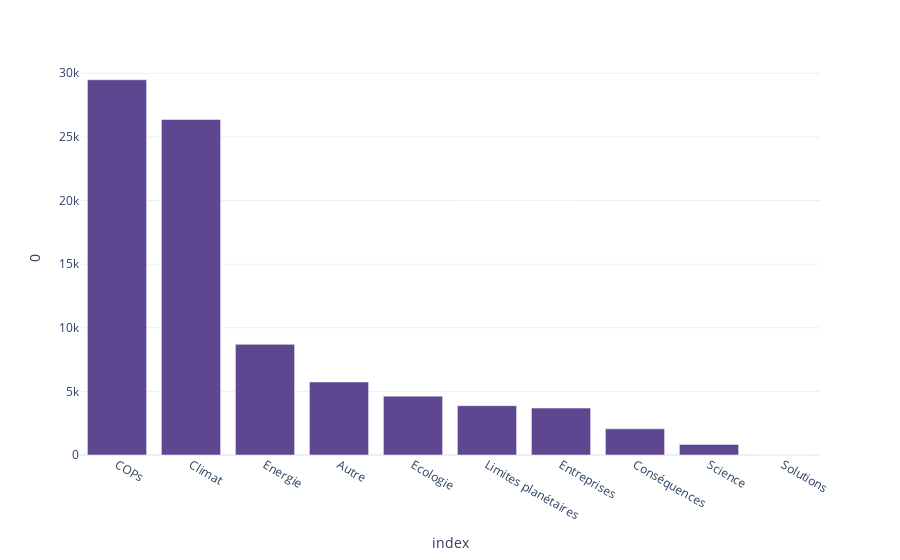

The notebook cell this image was saved under:
### Code cell
px.bar(counts_category.sum().sort_values(ascending = False).drop(["Politique"]).reset_index().head(30),x = "index",y = 0)

### Figure 1 — Plotly figure (JSON) as saved in the notebook; plotly's stock layout.template omitted (floating-point values rounded to 4 significant figures)
{"data": [{"alignmentgroup": "True", "hovertemplate": "index=%{x}<br>0=%{y}<extra></extra>", "legendgroup": "", "marker": {"color": "rgb(95, 70, 144)", "pattern": {"shape": ""}}, "name": "", "offsetgroup": "", "orientation": "v", "showlegend": false, "textposition": "auto", "type": "bar", "x": ["COPs", "Climat", "Energie", "Autre", "Ecologie", "Limites planétaires", "Entreprises", "Conséquences", "Science", "Solutions"], "xaxis": "x", "y": [29492, 26369, 8698, 5742, 4627, 3879, 3688, 2055, 832, 9], "yaxis": "y"}], "layout": {"barmode": "relative", "legend": {"tracegroupgap": 0}, "margin": {"t": 60}, "xaxis": {"anchor": "y", "domain": [0, 1], "title": {"text": "index"}}, "yaxis": {"anchor": "x", "domain": [0, 1], "title": {"text": "0"}}}}
